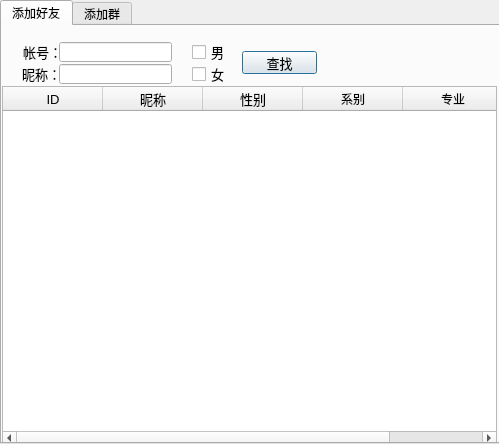
<?xml version="1.0" encoding="UTF-8"?>
<ui version="4.0">
 <class>AddInfo</class>
 <widget class="QDialog" name="AddInfo">
  <property name="geometry">
   <rect>
    <x>0</x>
    <y>0</y>
    <width>499</width>
    <height>444</height>
   </rect>
  </property>
  <property name="windowTitle">
   <string>Dialog</string>
  </property>
  <widget class="QTabWidget" name="tabWidget">
   <property name="geometry">
    <rect>
     <x>0</x>
     <y>0</y>
     <width>500</width>
     <height>444</height>
    </rect>
   </property>
   <property name="currentIndex">
    <number>0</number>
   </property>
   <property name="iconSize">
    <size>
     <width>16</width>
     <height>16</height>
    </size>
   </property>
   <widget class="QWidget" name="addfriend">
    <attribute name="title">
     <string>添加好友</string>
    </attribute>
    <widget class="QLabel" name="label">
     <property name="geometry">
      <rect>
       <x>21</x>
       <y>16</y>
       <width>41</width>
       <height>20</height>
      </rect>
     </property>
     <property name="styleSheet">
      <string notr="true">font: 10pt</string>
     </property>
     <property name="text">
      <string>帐号：</string>
     </property>
    </widget>
    <widget class="QLabel" name="label_2">
     <property name="geometry">
      <rect>
       <x>20</x>
       <y>40</y>
       <width>40</width>
       <height>16</height>
      </rect>
     </property>
     <property name="styleSheet">
      <string notr="true">font: 10pt</string>
     </property>
     <property name="text">
      <string>昵称：</string>
     </property>
    </widget>
    <widget class="QLineEdit" name="friend_id">
     <property name="geometry">
      <rect>
       <x>57</x>
       <y>16</y>
       <width>113</width>
       <height>20</height>
      </rect>
     </property>
     <property name="styleSheet">
      <string notr="true">font: 10pt</string>
     </property>
    </widget>
    <widget class="QLineEdit" name="friend_name">
     <property name="geometry">
      <rect>
       <x>57</x>
       <y>38</y>
       <width>113</width>
       <height>20</height>
      </rect>
     </property>
    </widget>
    <widget class="QCheckBox" name="male">
     <property name="geometry">
      <rect>
       <x>190</x>
       <y>18</y>
       <width>71</width>
       <height>16</height>
      </rect>
     </property>
     <property name="styleSheet">
      <string notr="true">font: 10pt</string>
     </property>
     <property name="text">
      <string>男</string>
     </property>
     <property name="checked">
      <bool>false</bool>
     </property>
    </widget>
    <widget class="QCheckBox" name="female">
     <property name="geometry">
      <rect>
       <x>190</x>
       <y>40</y>
       <width>71</width>
       <height>16</height>
      </rect>
     </property>
     <property name="styleSheet">
      <string notr="true">font: 10pt</string>
     </property>
     <property name="text">
      <string>女</string>
     </property>
    </widget>
    <widget class="QPushButton" name="friend_searchbtn">
     <property name="geometry">
      <rect>
       <x>240</x>
       <y>25</y>
       <width>75</width>
       <height>23</height>
      </rect>
     </property>
     <property name="styleSheet">
      <string notr="true">font: 10pt</string>
     </property>
     <property name="text">
      <string>查找</string>
     </property>
    </widget>
    <widget class="QTableWidget" name="friend_table">
     <property name="geometry">
      <rect>
       <x>0</x>
       <y>60</y>
       <width>495</width>
       <height>360</height>
      </rect>
     </property>
     <property name="editTriggers">
      <set>QAbstractItemView::NoEditTriggers</set>
     </property>
     <column>
      <property name="text">
       <string>ID</string>
      </property>
      <property name="font">
       <font>
        <pointsize>10</pointsize>
       </font>
      </property>
     </column>
     <column>
      <property name="text">
       <string>昵称</string>
      </property>
      <property name="font">
       <font>
        <pointsize>10</pointsize>
       </font>
      </property>
     </column>
     <column>
      <property name="text">
       <string>性别</string>
      </property>
      <property name="font">
       <font>
        <pointsize>10</pointsize>
       </font>
      </property>
     </column>
     <column>
      <property name="text">
       <string>系别</string>
      </property>
     </column>
     <column>
      <property name="text">
       <string>专业</string>
      </property>
     </column>
    </widget>
   </widget>
   <widget class="QWidget" name="addgroup">
    <attribute name="title">
     <string>添加群</string>
    </attribute>
    <widget class="QLabel" name="label_3">
     <property name="geometry">
      <rect>
       <x>40</x>
       <y>20</y>
       <width>31</width>
       <height>16</height>
      </rect>
     </property>
     <property name="styleSheet">
      <string notr="true">font: 12pt</string>
     </property>
     <property name="text">
      <string>ID：</string>
     </property>
    </widget>
    <widget class="QLineEdit" name="group_id">
     <property name="geometry">
      <rect>
       <x>70</x>
       <y>17</y>
       <width>181</width>
       <height>22</height>
      </rect>
     </property>
     <property name="styleSheet">
      <string notr="true">font: 12pt</string>
     </property>
     <property name="text">
      <string>要sfds123</string>
     </property>
    </widget>
    <widget class="QPushButton" name="group_searchbtn">
     <property name="geometry">
      <rect>
       <x>270</x>
       <y>17</y>
       <width>75</width>
       <height>23</height>
      </rect>
     </property>
     <property name="text">
      <string>查找</string>
     </property>
    </widget>
    <widget class="QTableWidget" name="group_table">
     <property name="geometry">
      <rect>
       <x>0</x>
       <y>52</y>
       <width>495</width>
       <height>368</height>
      </rect>
     </property>
     <column>
      <property name="text">
       <string>ID</string>
      </property>
     </column>
     <column>
      <property name="text">
       <string>群名称</string>
      </property>
     </column>
    </widget>
   </widget>
  </widget>
 </widget>
 <resources/>
 <connections/>
</ui>
